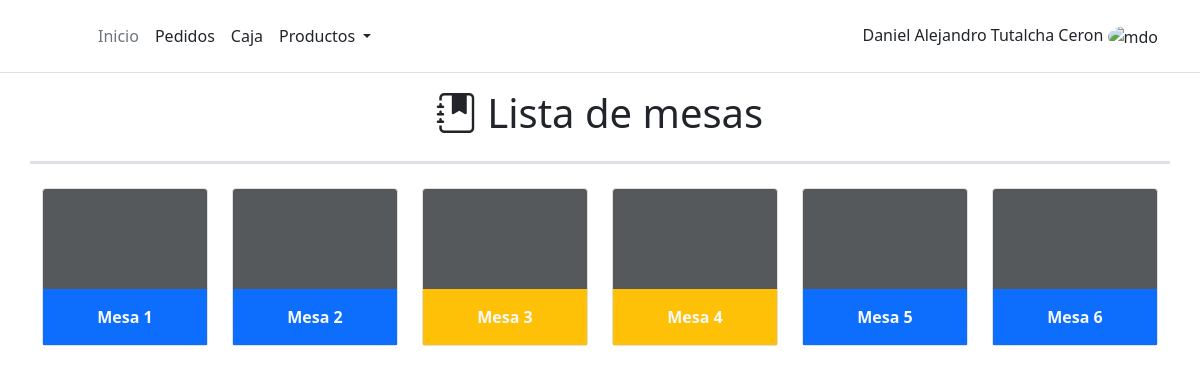
Before: /order/table-list/ with the older database file.
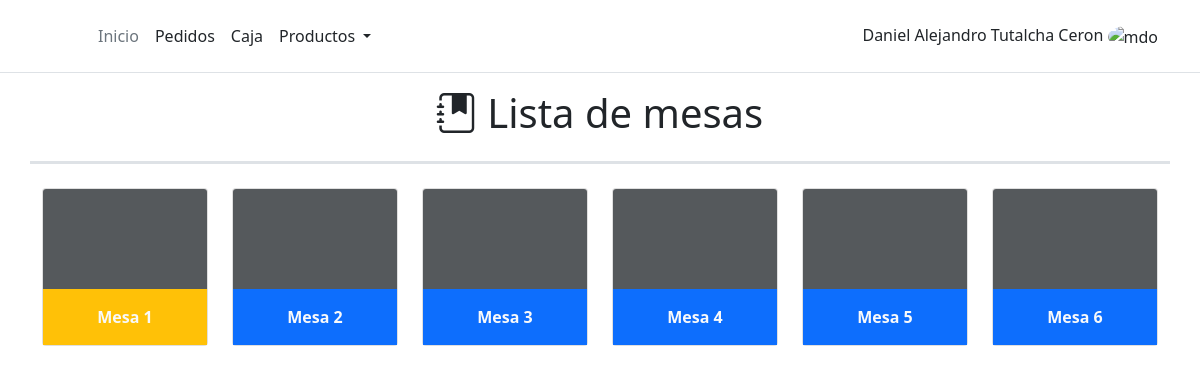
After: the same page with the newer database file.
### work_order/models.py (models this page shows, shortened)
class Table(models.Model):
    table_number = models.IntegerField()
    status = models.BooleanField()

class Order(models.Model):
    total_price = models.IntegerField(default=0)
    table = models.ForeignKey(Table,on_delete=SET_NULL, null = True)
    status = models.BooleanField(default=True)
    comment = models.TextField(max_length=0, blank = True)
    created = models.DateTimeField(auto_now_add=True, verbose_name="Fecha de creación")
    updated = models.DateTimeField(auto_now=True, verbose_name="Fecha de edición")

### work_order/views.py (the view)
# urls.py: path('table-list/', TableListView.as_view(), name ='table_list'),
class TableListView(ListView):
    model = Table
    def get_context_data(self, **kwargs):
        context = super().get_context_data(**kwargs)
        context['order_list'] = Order.objects.filter(status=True, table__status = True)
        return context

### work_order/templates/work_order/table_list.html (shortened to what this page needs)
{% extends 'core/base.html' %}
{% load static %}
{% block content %}
<div class="row pb-3 border-3 border-bottom">
    <h1 class="text-center"><i class="bi bi-journal-bookmark-fill"></i> Lista de mesas</h1>
</div>
<div class="row mt-4">
    {% for table in object_list %}
    <div class="col-lg-2 text-center mb-4">
        <div class="card" >
            <svg class="bd-placeholder-img card-img-top" width="100%" height="100" xmlns="http://www.w3.org/2000/svg"
                role="img" aria-label="Placeholder: Thumbnail" preserveAspectRatio="xMidYMid slice" focusable="false">
                <title>Placeholder</title>
                <rect width="100%" height="100%" fill="#55595c" />
            </svg>
            {% if table.status %}
            {% for order in order_list %}
            {% if order.table == table %}
            <div class="card-body bg-warning " id='table_{{table.table_number}}'>
                <a href='/' class="stretched-link link-light" onclick='get_order({{order.id}})' style="text-decoration:none" data-bs-toggle="modal" data-bs-target="#modal_description_order"><b>Mesa {{table.table_number}}</b></a>
            </div>
            {% endif %}
            {% endfor%}
            {% else %}
            <div class="card-body bg-primary " id='table_{{table.table_number}}'>
                <a href="{% url 'order:order' table.table_number %}" class="stretched-link link-light" style="text-decoration:none" ><b>Mesa {{table.table_number}}</b></a>
            </div>
            {% endif%}
        </div>
    </div>
    {% endfor %}
</div>
{% endblock content %}

Changed rows visible on the page:
changed Table (number 1 of 6 on the later page): status False → True (drawn); table_number "1" → (not shown)
added Order: {{ table.table_number }} "1", shown under Table (number 1 of 6 on the later page)
changed Table (number 3 of 6 on the later page): loses Order ({{ table.table_number }} "3"); status True → False (drawn); table_number (not shown) → "3"
changed Table (number 4 of 6 on the later page): loses Order ({{ table.table_number }} "4"); status True → False (drawn); table_number (not shown) → "4"
